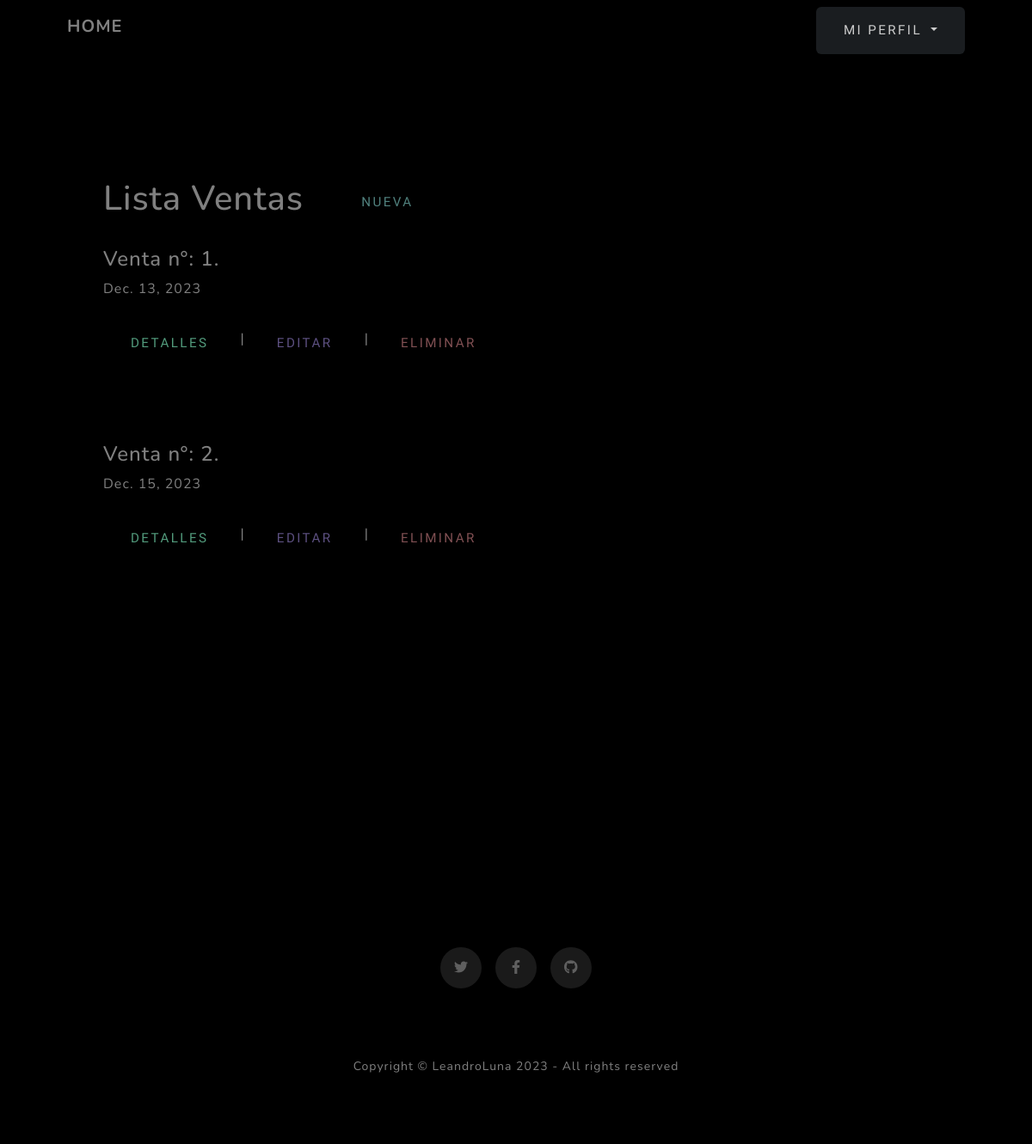
The page /personas/ventas_lista/ on the database as committed earlier.
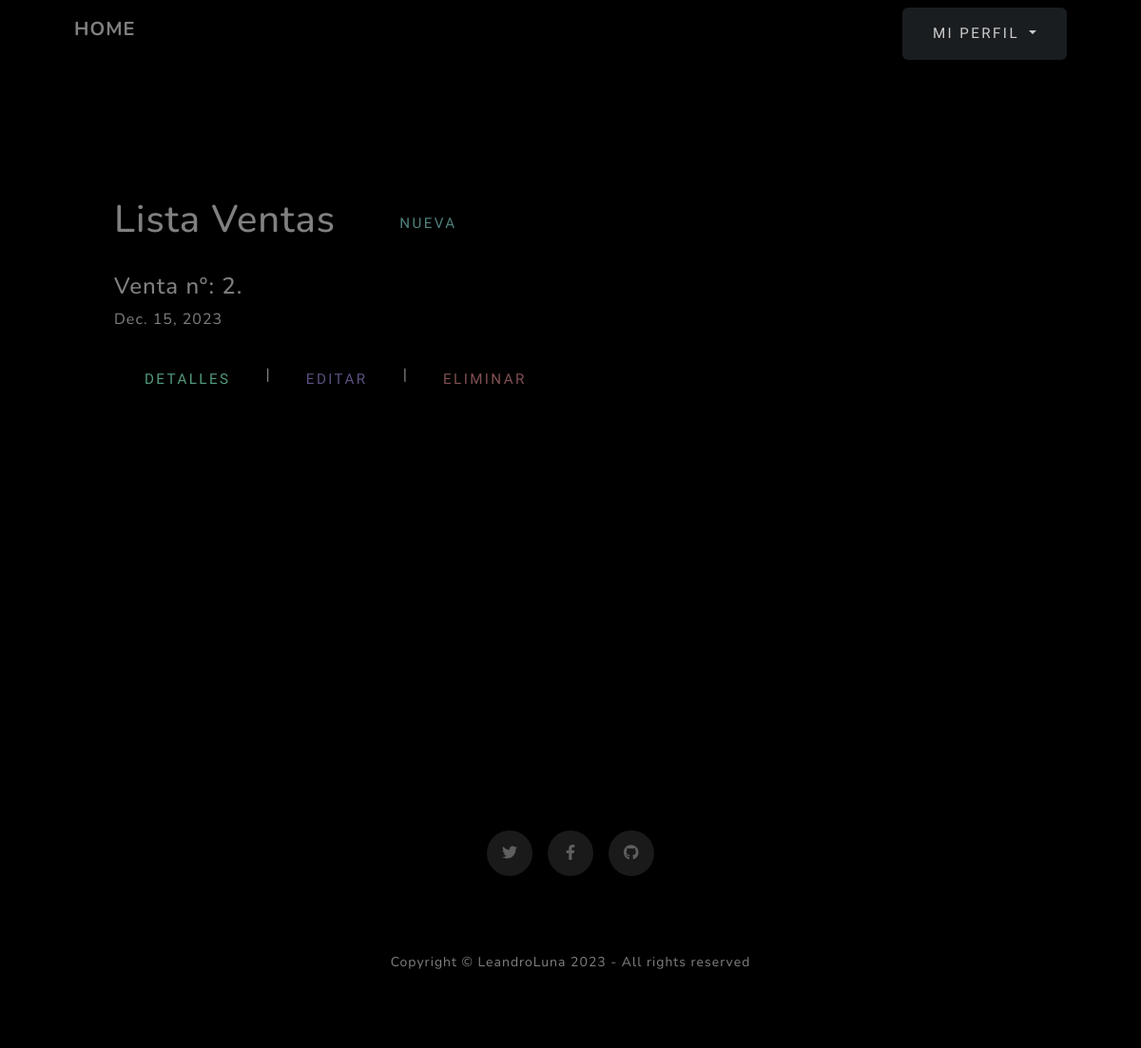
The same page on the database as committed later.
### personas/models.py (models this page shows)
class Transaccion(models.Model):
    nro_transaccion = models.IntegerField()
    cliente = models.ForeignKey(Cliente, on_delete=models.CASCADE,related_name='ventas') # relaciona este modelo con el modelo de clientes
    producto = models.ForeignKey(Producto, on_delete=models.CASCADE) # relaciona este modelo con el modelo de productos
    cantidad = models.IntegerField()
    precio_total = models.FloatField()
    fecha_venta = models.DateField()
    def __str__(self):
        return f"Venta n°: {self.nro_transaccion}."

### personas/views.py (the view)
# urls.py: path('ventas_lista/', TransaccionListView.as_view(), name='listar_ventas'),
class TransaccionListView(ListView):
    model = Transaccion
    context_object_name = "ventas"
    template_name = "listar_ventas.html"

### templates/listar_ventas.html
{% extends './base-forms.html' %}
{% load static %}
{% block MainContent %}
<h1 style="display: inline;padding-right: 30px; vertical-align: middle;">Lista Ventas</h1> <a href="{% url 'ventas crear' %}"><button type="button" class="btn btn-sm btn-outline-primary">Nueva</button></a>
<br><br>
{% if ventas.count == 0 %}
<br><br>
<h4>Aún no se han registrado ventas...</h4>
<br><br><br><br><br>
{% else %}
{% for venta in ventas %}
<div id="productos-muestra-container">
    <div>
        <h4>{{venta}}</h4>
        <p>{{venta.fecha_venta}}</p>
        <p>
            <a href="{% url 'ventas detalle' venta.pk %}"><button type="button" class="btn btn-sm btn-outline-success">Detalles</button></a>
            |
            <a href="{% url 'ventas editar' venta.pk %}"><button type="button" class="btn btn-sm btn-outline-secondary">Editar</button></a>
            |
            <a href="{% url 'ventas eliminar' venta.pk %}"><button type="button" class="btn btn-sm btn-outline-danger">Eliminar</button></a>
        </p>
    </div>
</div>
<br><br><br>
{% endfor %}
{% endif %}
{% endblock %}

Rows that differ between the two databases and show on the page:
removed Transaccion: nro_transaccion "Venta n°: 1.", fecha_venta "Dec. 13, 2023"
